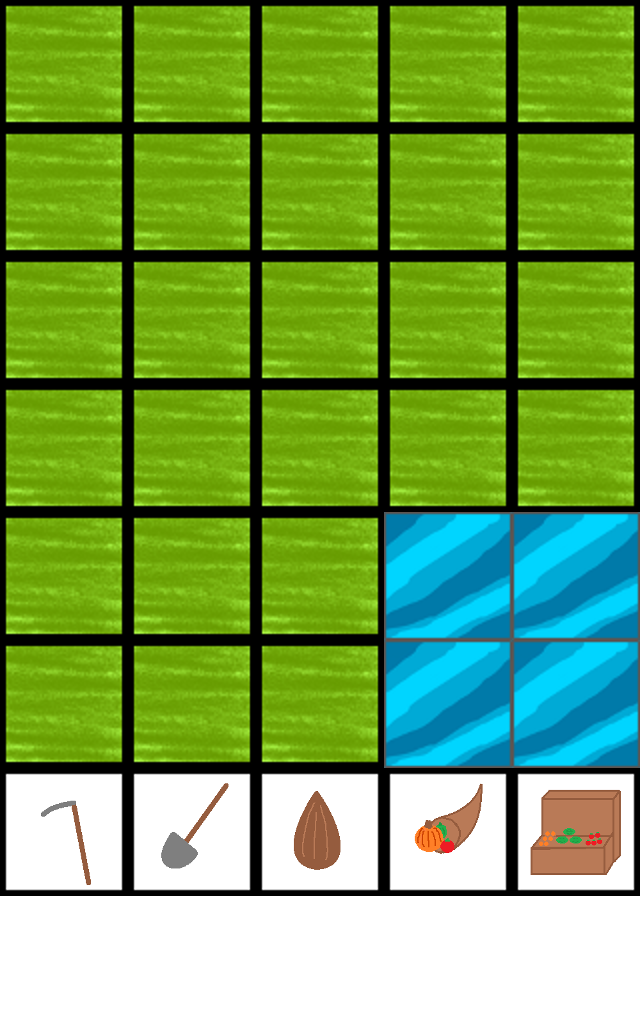

The image is a tile-based game level rendered from a .tmx file. Its description and source (layers, tilesets, objects; grid data summarised) follow:
An orthogonal 5x8 tile map with 128x128 px tiles, 3 tile layers (ground, water, plants).

<map version="1.0" orientation="orthogonal" width="5" height="8" tilewidth="128" tileheight="128">
 <tileset firstgid="1" name="tileSet128" tilewidth="128" tileheight="128">
  <image source="tileSet128.png" width="1280" height="640" />
  <tile id="0">
   <properties>
    <property name="ground" value="grass" />
   </properties>
  </tile>
  <tile id="1">
   <properties>
    <property name="ground" value="plowedUnwatered" />
   </properties>
  </tile>
  <tile id="2">
   <properties>
    <property name="ground" value="plowedWatered" />
   </properties>
  </tile>
  <tile id="3">
   <properties>
    <property name="water" value="water" />
   </properties>
  </tile>
  <tile id="4">
   <properties>
    <property name="toolBar" value="harvest" />
   </properties>
  </tile>
  <tile id="5">
   <properties>
    <property name="toolBar" value="hoe" />
   </properties>
  </tile>
  <tile id="6">
   <properties>
    <property name="toolBar" value="shovel" />
   </properties>
  </tile>
  <tile id="7">
   <properties>
    <property name="toolBar" value="seed" />
   </properties>
  </tile>
  <tile id="8">
   <properties>
    <property name="toolBar" value="market" />
   </properties>
  </tile>
  <tile id="10">
   <properties>
    <property name="plants" value="plantedSeeds" />
   </properties>
  </tile>
  <tile id="11">
   <properties>
    <property name="plants" value="carrots" />
   </properties>
  </tile>
  <tile id="12">
   <properties>
    <property name="water" value="northSouthEastWest" />
   </properties>
  </tile>
  <tile id="14">
   <properties>
    <property name="water" value="northEastWest" />
   </properties>
  </tile>
  <tile id="16">
   <properties>
    <property name="water" value="northSouthEast" />
   </properties>
  </tile>
  <tile id="18">
   <properties>
    <property name="water" value="northSouthWest" />
   </properties>
  </tile>
  <tile id="21">
   <properties>
    <property name="water" value="southEastWest" />
   </properties>
  </tile>
  <tile id="23">
   <properties>
    <property name="water" value="northSouth" />
   </properties>
  </tile>
  <tile id="25">
   <properties>
    <property name="water" value="eastWest" />
   </properties>
  </tile>
  <tile id="27">
   <properties>
    <property name="water" value="northEast" />
   </properties>
  </tile>
  <tile id="30">
   <properties>
    <property name="water" value="northWest" />
   </properties>
  </tile>
  <tile id="32">
   <properties>
    <property name="water" value="southEast" />
   </properties>
  </tile>
  <tile id="34">
   <properties>
    <property name="water" value="southWest" />
   </properties>
  </tile>
  <tile id="36">
   <properties>
    <property name="water" value="north" />
   </properties>
  </tile>
  <tile id="38">
   <properties>
    <property name="water" value="south" />
   </properties>
  </tile>
  <tile id="41">
   <properties>
    <property name="water" value="east" />
   </properties>
  </tile>
  <tile id="43">
   <properties>
    <property name="water" value="west" />
   </properties>
  </tile>
 </tileset>
 <layer name="ground" width="5" height="8">
  <properties>
   <property name="ground" value="" />
  </properties>
  <data>[40 cells, 40 non-empty, 8 distinct tile ids]</data>
 </layer>
 <layer name="water" width="5" height="8">
  <properties>
   <property name="water" value="" />
  </properties>
  <data>[40 cells, 2 non-empty, 1 distinct tile ids]</data>
 </layer>
 <layer name="plants" width="5" height="8">
  <properties>
   <property name="plants" value="" />
  </properties>
  <data>[40 cells, 2 non-empty, 1 distinct tile ids]</data>
 </layer>
</map>